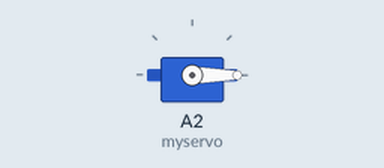
This sketch was run on a simulated Arduino Uno, built with avr-gcc and run on an emulated ATmega328P. Parts: servo.

Above: at 0.05 s.
At 2.05 s:
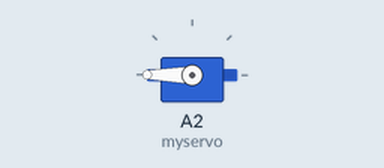
At 4.0 s:
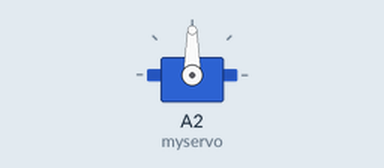
Timing chart, 0 to 5.2 s (numbered marks = the images above):
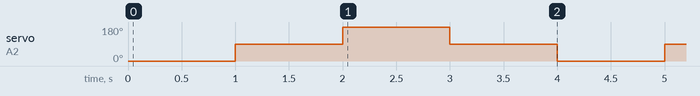

Measured:
- by itself, servo on A2 (myservo): repeats every 4.0 s: 180° 1.0 s, 90° 1.0 s, 0° 1.0 s, 90° 1.0 s

The sketch:

servo.ino
```cpp
#include <Servo.h>
Servo myservo;  // create servo object to control a servo
void setup()
{
  myservo.attach(A2);  // attaches the servo on pin 9 to the servo object
}
void loop(){
  myservo.write(0);     // sets the servo at 0 degree position
  delay(1000);          // waits for the servo to get there
  myservo.write(90);    // sets the servo at 90 degree position
  delay(1000);          // waits for the servo to get there
  myservo.write(180);   // sets the servo at 180 degree position
  delay(1000);          // waits for the servo to get there
  myservo.write(90);    // sets the servo at 90 degree position
  delay(1000);          // waits for the servo to get there
}
```
